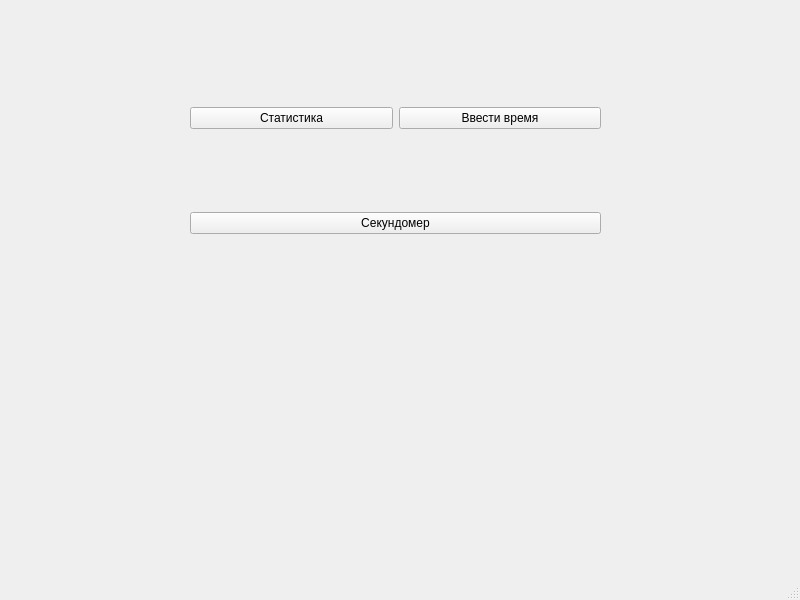
<?xml version="1.0" encoding="UTF-8"?>
<ui version="4.0">
 <class>MainWindow</class>
 <widget class="QMainWindow" name="MainWindow">
  <property name="geometry">
   <rect>
    <x>0</x>
    <y>0</y>
    <width>800</width>
    <height>600</height>
   </rect>
  </property>
  <property name="windowTitle">
   <string>MainWindow</string>
  </property>
  <widget class="QWidget" name="centralwidget">
   <widget class="QWidget" name="layoutWidget">
    <property name="geometry">
     <rect>
      <x>190</x>
      <y>30</y>
      <width>411</width>
      <height>281</height>
     </rect>
    </property>
    <layout class="QGridLayout" name="gridLayout_2">
     <item row="0" column="0">
      <widget class="QPushButton" name="statistic">
       <property name="text">
        <string>Статистика</string>
       </property>
      </widget>
     </item>
     <item row="0" column="1">
      <widget class="QPushButton" name="time">
       <property name="text">
        <string>Ввести время</string>
       </property>
      </widget>
     </item>
     <item row="1" column="0" colspan="2">
      <widget class="QPushButton" name="timer">
       <property name="text">
        <string>Секундомер</string>
       </property>
      </widget>
     </item>
    </layout>
   </widget>
  </widget>
  <widget class="QMenuBar" name="menubar">
   <property name="geometry">
    <rect>
     <x>0</x>
     <y>0</y>
     <width>800</width>
     <height>21</height>
    </rect>
   </property>
  </widget>
  <widget class="QStatusBar" name="statusbar"/>
 </widget>
 <resources/>
 <connections/>
</ui>
